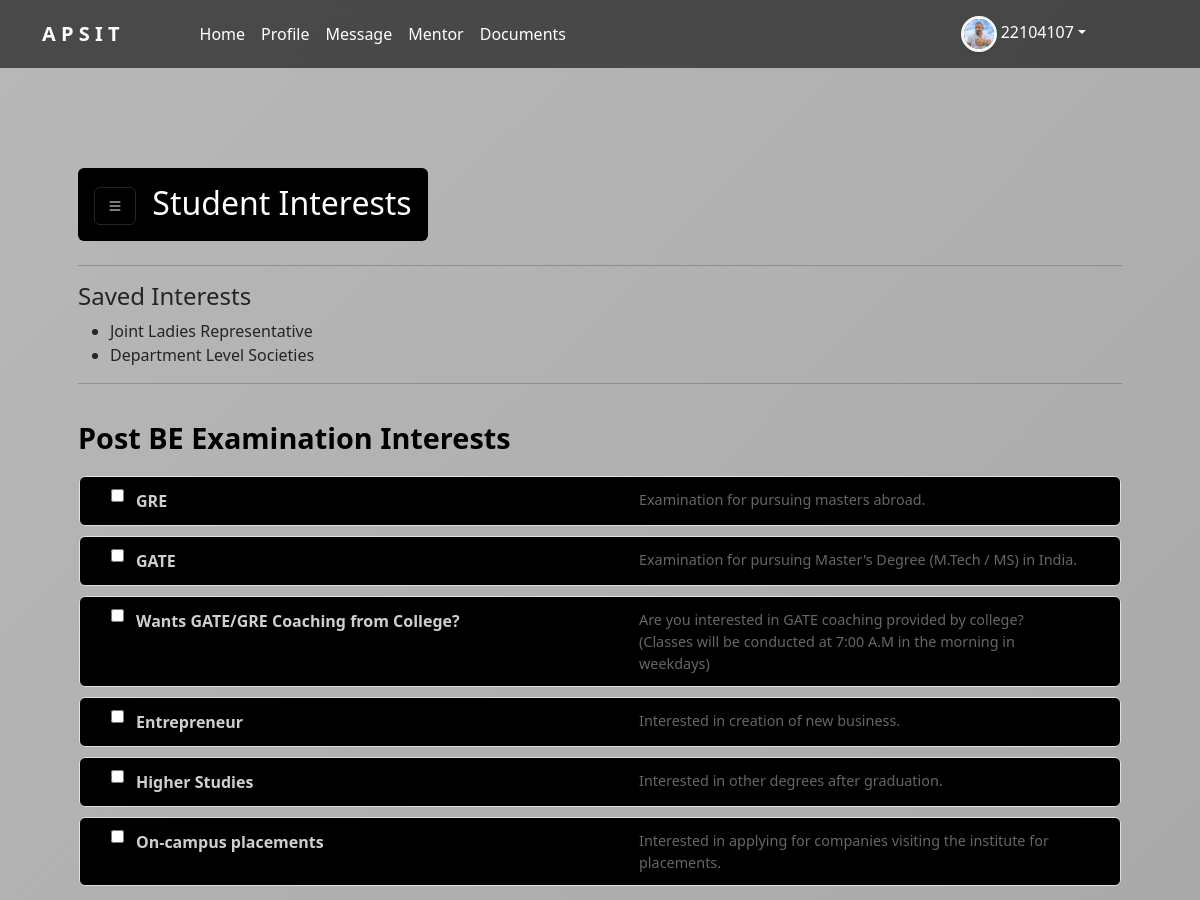
The app's page /student-interests/ (signed in, upper part), older data.
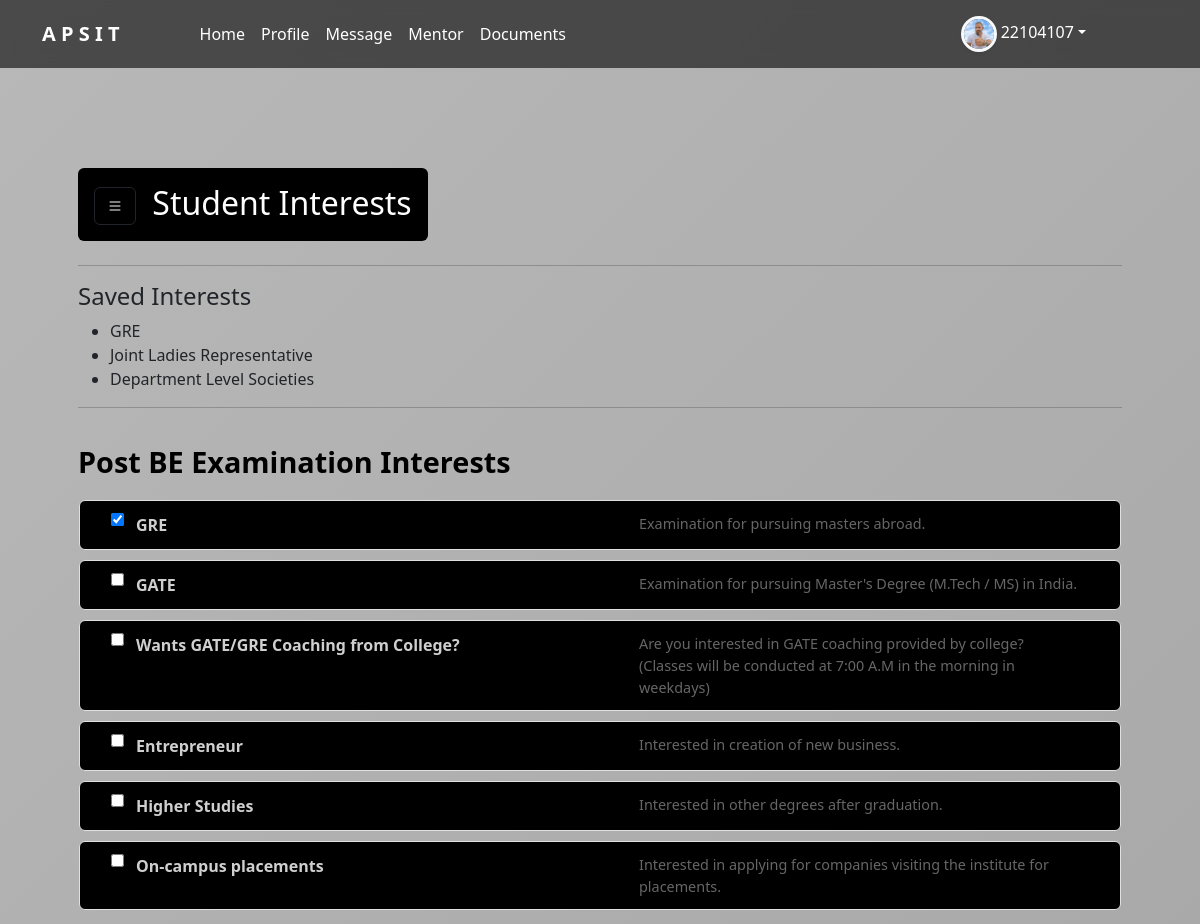
The same page, newer data.
### mentee/models.py (models this page shows, shortened)
class StudentInterest(models.Model):
    INTEREST_CHOICES = [
        ('gre', 'GRE'),
        ('gate', 'GATE'),
        ('coach', 'GATE/GRE Coaching from College'),
        ('ent', 'Entrepreneur'),
        ('hs', 'Higher Studies'),
        ('place', 'On-campus placements'),
        ('cyber', 'Cyber Security'),
        ('robotics', 'Robotics'),
        ('struct', 'Professional Practices in Structural Engineering'),
        ('aiml', 'Artificial Intelligence and Machine Learning'),
        ('iot', 'Internet of Things'),
        ('athletics', 'Athletics'),
        ('badminton', 'Badminton'),
        ('table-tennis', 'Table Tennis'),
        ('carrom', 'Carrom'),
        ('chess', 'Chess'),
        ('kabaddi', 'Kabaddi'),
        ('cricket', 'Cricket'),
        ('football', 'Football'),
        ('tug-of-war', 'Tug of War'),
        ('dodgeball', 'Dodgeball'),
        ('volleyball', 'Volleyball'),
        ('throwball', 'Throwball'),
        ('dancing', 'Dancing'),
        ('singing', 'Singing'),
        ('volunteer', 'Volunteering'),
        ('leader', 'Leadership'),
        ('blockchain', 'Blockchain'),
        ('design', 'Design'),
        ('mac', 'MAC Racing Club'),
        ('smart', 'Smart City Club'),
        ('web', 'Web Development'),
        ('software-dev', 'Software Development'),
        ('design-team', 'OJUS Design Team'),
        ('tech-team', 'OJUS Technical Team'),
        ('creative-team', 'OJUS Creative Team'),
        ('photo-team', 'OJUS Photography Team'),
        ('pub-team', 'OJUS Publicity Team'),
        ('eve-team', 'OJUS Event Team'),
        ('gen-sec', 'General Secretary'),
        ('gs-associate', 'General Secretary Associate'),
        ('edit-team', 'Editorial Team'),
        ('creative-media-team', 'Creative Media Team'),
        ('sports-sec', 'Sports Secretary'),
        ('cult-sec', 'Cultural Secretary'),
        ('joint-cult-sec', 'Joint Cultural Secretary'),
        ('ladies-rep', 'Ladies Representative'),
        ('joint-ladies-rep', 'Joint Ladies Representative'),
        ('society', 'Department Level Societies'),
    ]
    student = models.OneToOneField(User, on_delete=models.CASCADE, blank=True, null=True)  # only 1 entry per user
    interests = models.JSONField(default=list)  # stores multiple interests in one field
    created_at = models.DateTimeField(auto_now_add=True)

### mentee/views/mentee.py (the view)
# urls.py: path("student-interests/", mentee.student_interests, name="student_interests"),
@login_required
def student_interests(request):
    obj, created = StudentInterest.objects.get_or_create(student=request.user)
    if request.method == "POST":
        selected = request.POST.getlist("interests")
        obj.interests = selected
        obj.save()
        messages.success(request, "Your interests have been saved!")
        return redirect("student_interests")
    saved_interests = []
    try:
        saved_interests = StudentInterest.objects.get(student=request.user).interests
    except StudentInterest.DoesNotExist:
        pass
    return render(request, "menti/student_interests.html", {
        "saved_interests": saved_interests,
        "is_mentor_view": False,
    })

### mentee/templatetags/interest_filters.py (called while the page is built)
@register.filter
def interest_label(value):
    choices = dict(StudentInterest.INTEREST_CHOICES)
    return choices.get(value, value)

### mentee/templates/menti/student_interests.html (shortened to what the changed rows need)
{% extends 'menti/base.html' %}
{% load static %}
{% load widget_tweaks %}
{% load interest_filters %}
{% block content %}
<div class="d-flex">
    <div class="content flex-grow-1 p-4">
          <div class="container mt-3">
            <div class="d-flex align-items-center mb-3">
                <h2 class="text-white p-3 bg-black rounded">
                    {% if is_mentor_view == False %}
                    <a id="toggleSidebarBtn" class="btn btn-outline-dark me-2">
                        <i id="sidebarIcon" class="bi bi-list"></i>
                    </a>
                    {% endif %}
                    Student Interests</h2>
            </div>
            <ul>
              {% for i in saved_interests %}
                <li>{{ i|interest_label }}</li>
              {% empty %}
                <li>No interests saved yet.</li>
              {% endfor %}
            </ul>
            {% if is_mentor_view == False %}
            <hr>
            <form method="post">
            <div class="section">
              <div class="section-header">Post BE Examination Interests</div>
              <table class="interest-table">
                <tr><td>
                  <div class="interest-row">
                    <div class="interest-left col-md-6">
                      <input type="checkbox" id="gre" name="interests" value="gre"
                             {% if "gre" in saved_interests %}checked{% endif %}>
                      <label for="gre"><b>GRE</b></label>
                    </div>
                    <div class="interest-desc col-md-6">Examination for pursuing masters abroad.</div>
                  </div>
                </td></tr>
                <tr><td>
                  <div class="interest-row">
                    <div class="interest-left col-md-6">
                      <input type="checkbox" id="gate" name="interests" value="gate"
                             {% if "gate" in saved_interests %}checked{% endif %}>
                      <label for="gate"><b>GATE</b></label>
                    </div>
                    <div class="interest-desc col-md-6">Examination for pursuing Master's Degree (M.Tech / MS) in India.</div>
                  </div>
                </td></tr>
                <tr><td>
                  <div class="interest-row">
                    <div class="interest-left col-md-6">
                      <input type="checkbox" id="coach" name="interests" value="coach"
                             {% if "coach" in saved_interests %}checked{% endif %}>
                        <label for="coach"><b>Wants GATE/GRE Coaching from College?</b></label>
                    </div>
                    <div class="interest-desc col-md-6">Are you interested in GATE coaching provided by college?<br>
                        (Classes will be conducted at 7:00 A.M in the morning in weekdays)
                    </div>
                  </div>
                </td></tr>
                <tr><td>
                  <div class="interest-row">
                    <div class="interest-left col-md-6">
                      <input type="checkbox" id="ent" name="interests" value="ent"
                             {% if "ent" in saved_interests %}checked{% endif %}>
                      <label for="ent"><b>Entrepreneur</b></label>
                    </div>
                    <div class="interest-desc col-md-6">Interested in creation of new business.</div>
                  </div>
                </td></tr>
                <tr><td>
                  <div class="interest-row">
                    <div class="interest-left col-md-6">
                      <input type="checkbox" id="hs" name="interests" value="hs"
                             {% if "hs" in saved_interests %}checked{% endif %}>
                        <label for="hs"><b>Higher Studies</b></label>
                    </div>
                    <div class="interest-desc col-md-6">Interested in other degrees after graduation.</div>
                  </div>
                </td></tr>
                <tr><td>
                  <div class="interest-row">
                    <div class="interest-left col-md-6">
                      <input type="checkbox" id="place" name="interests" value="place"
                             {% if "place" in saved_interests %}checked{% endif %}>
                        <label for="place"><b>On-campus placements</b></label>
                    </div>
                    <div class="interest-desc col-md-6">Interested in applying for companies visiting the institute for placements.</div>
                  </div>
                </td></tr>
              </table>
            </div>
            </form>
            <br>
            {% endif %}
          </div>
    </div>
</div>
{% endblock %}

Row changes from the older to the newer data that the page shows:
changed StudentInterest: interests "☐" → "☑"
Text that changed along with them:
new list line: "GRE"
